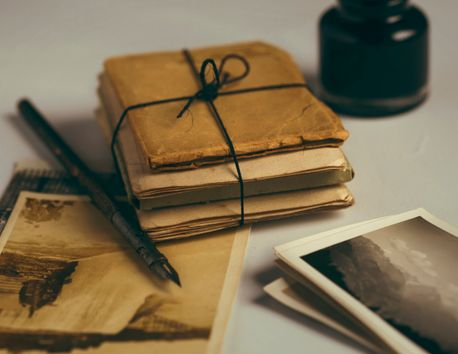
#> input picture 7-Histogram/img/1.jpeg, 458 x 354 px
$ python 1-grayscale_histogram.py --image img/1.jpeg
#> lines starting #> are read from the running program, lines starting #| are printed output that depends on the picture
from matplotlib import pyplot as plt
import argparse
import cv2

ap = argparse.ArgumentParser()
ap.add_argument("-i", "--image", required=True, help="Path to the image")
args = vars(ap.parse_args())

image = cv2.imread(args["image"])
#> image is the input picture: shape (354, 458, 3); mean B, G, R 81.6, 110.1, 126
image = cv2.cvtColor(image, cv2.COLOR_BGR2GRAY)
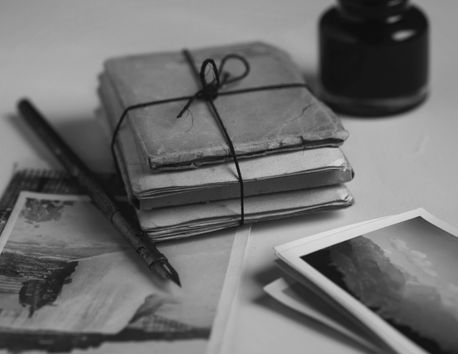
#> image: shape (354, 458); min 8, max 226, mean 111.6
cv2.imshow("Original", image)

# cv2.calcHist(images,channels,mask,histSize,ranges)
hist = cv2.calcHist([image], [0], None, [256], [0, 256])
#> hist = 256 values, max 2922 at index 178, min 0 at index 0, mean 633.3

plt.figure()
plt.title("Grayscale Histogram")
plt.xlabel("Bins")
plt.ylabel("# of Pixels")
plt.plot(hist)
plt.xlim([0, 256])
plt.show()
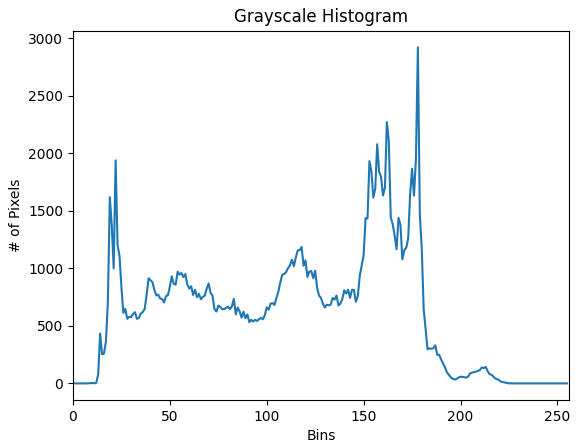
#> figure drawn by matplotlib, 1 panel; curve peaks at x = 178, y = 2922
cv2.waitKey(0)

$ run again, on 7-Histogram/img/wave.png
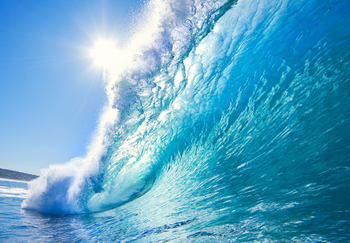
#> input picture 7-Histogram/img/wave.png, 350 x 243 px
#> image is the input picture: shape (243, 350, 3); mean B, G, R 199.1, 166.5, 93.5
#> `image = cv2.cvtColor(image, cv2.COLOR_BGR2GRAY)`:
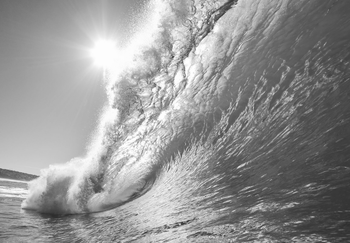
#> image: shape (243, 350); min 45, max 255, mean 148.4
#> hist = 256 values, max 937 at index 181, min 0 at index 0, mean 332.2
#> `plt.show()`:
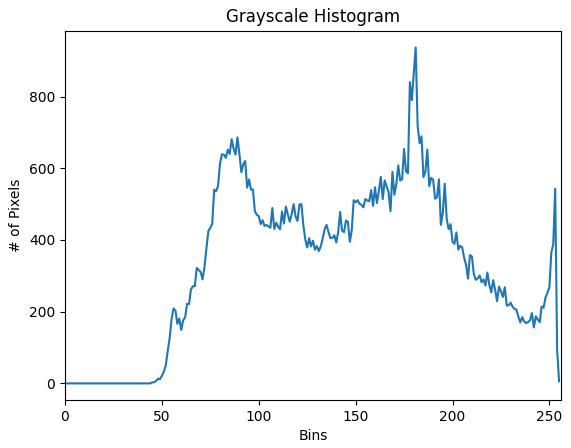
#> figure drawn by matplotlib, 1 panel; curve peaks at x = 181, y = 937
